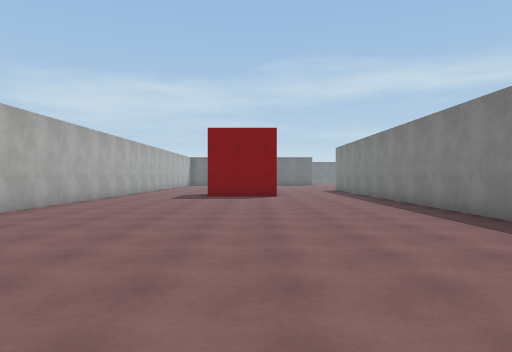
[1] (above)

24 first-person views from a walk through a scene from a Unity 3-D project. The camera is 1.5 m above the floor, looks level and sees 70° across. The floor is counted in squares, 2 m on a side. Each view is taken from the middle of a square. On the plan, view 1 faces up. The plan holds only what a view shows up to about 11 squares ahead; the rest is blank. The place goes on beyond the plan. Surface patterns are stand-ins for the level's own textures.

[2]
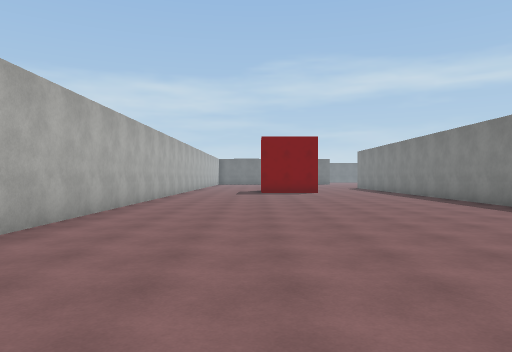

[3]
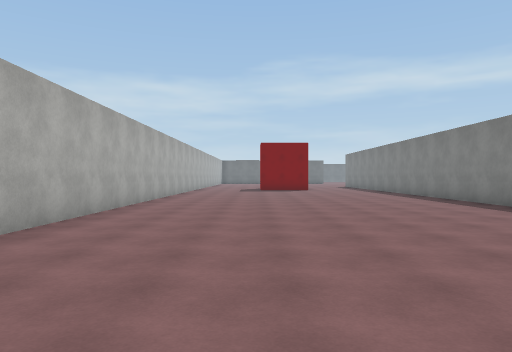

[4]
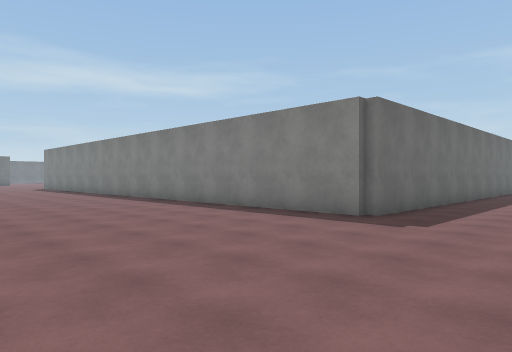

[5]
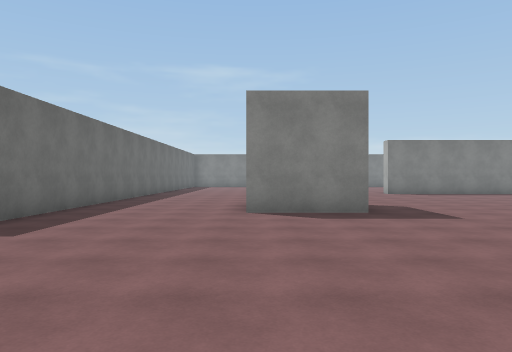

[6]
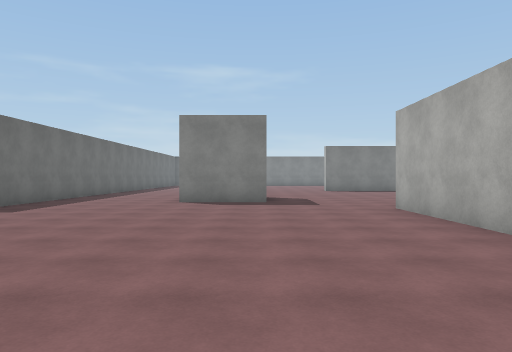

[7]
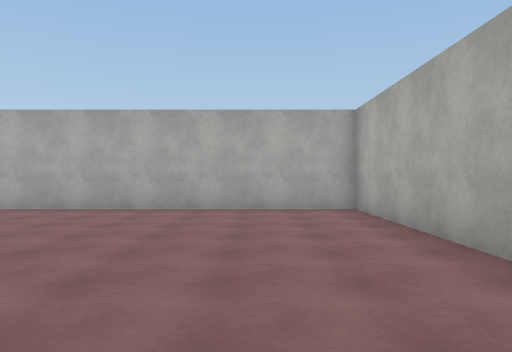

[8]
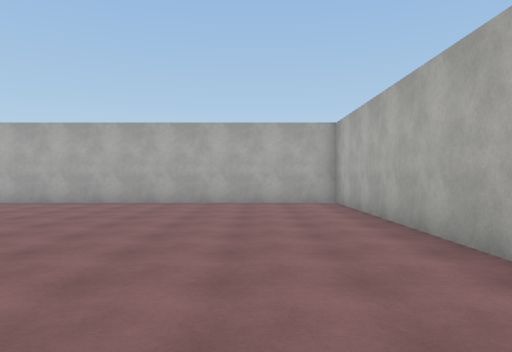

[9]
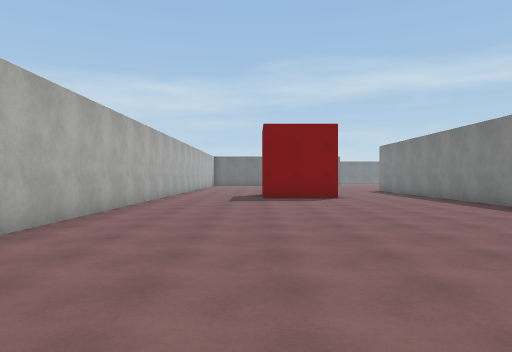

[10]
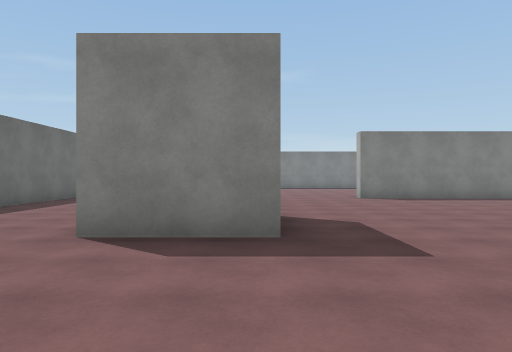

[11]
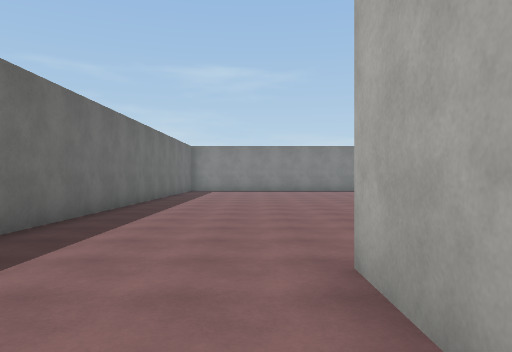

[12]
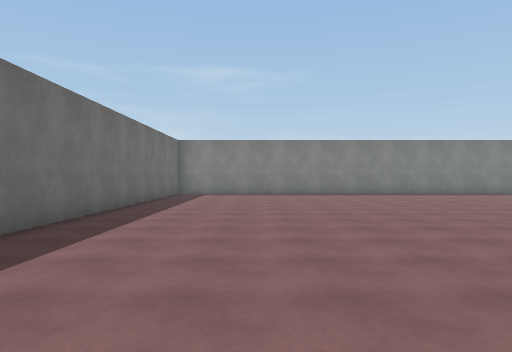

[13]
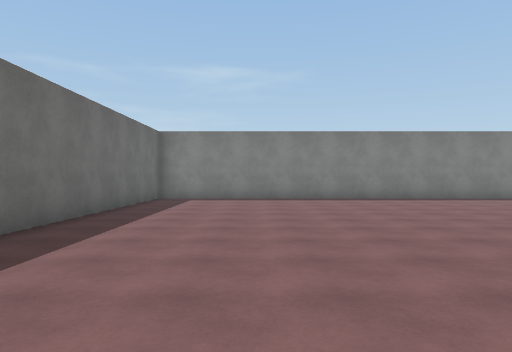

[14]
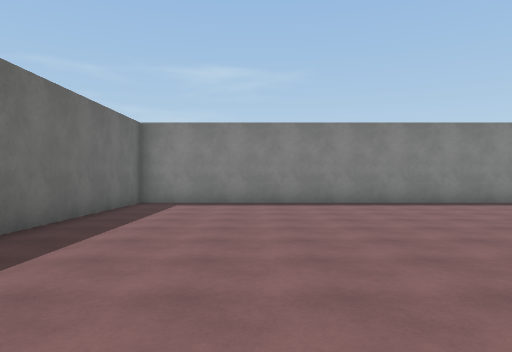

[15]
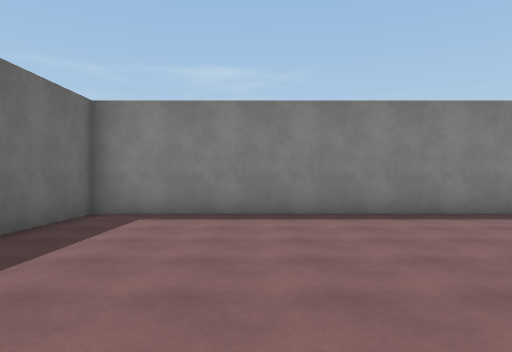

[16]
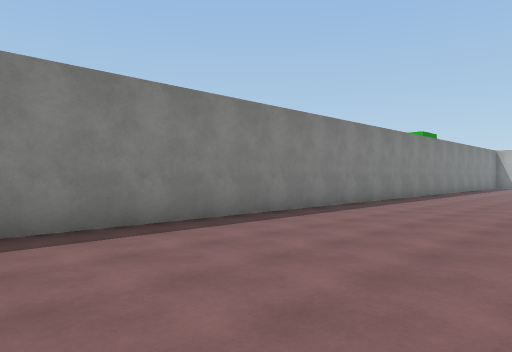

[17]
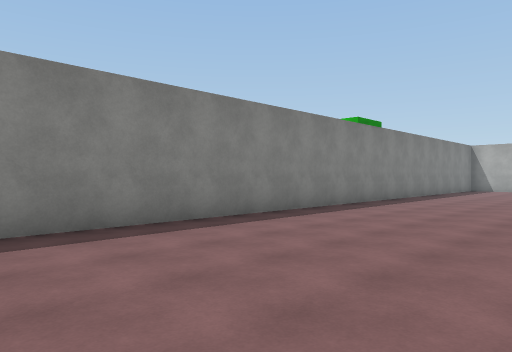

[18]
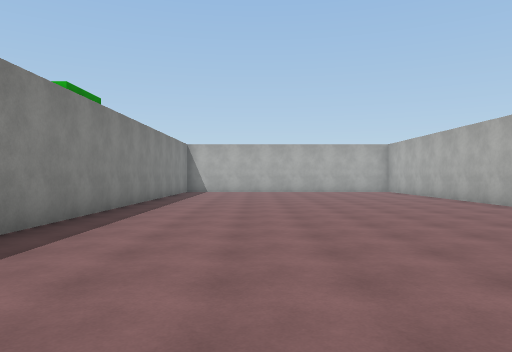

[19]
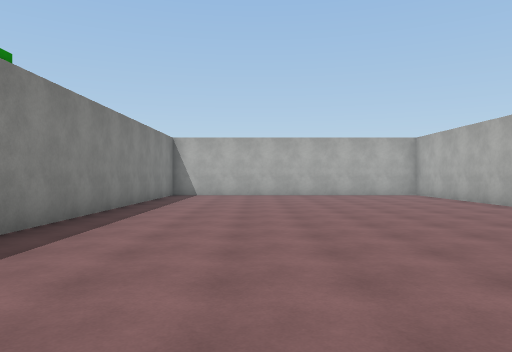

[20]
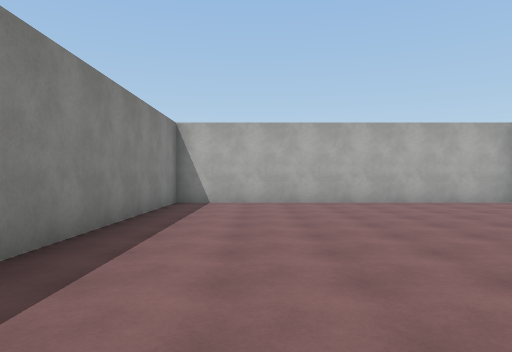

[21]
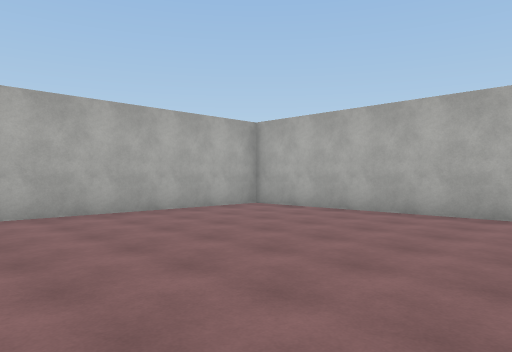

[22]
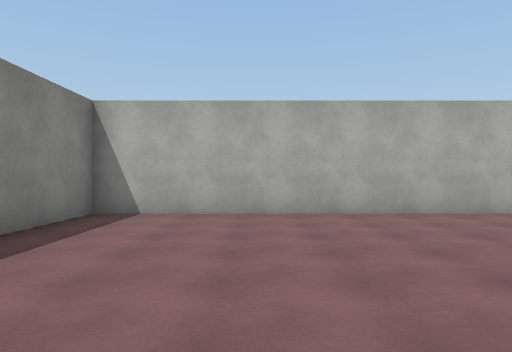

[23]
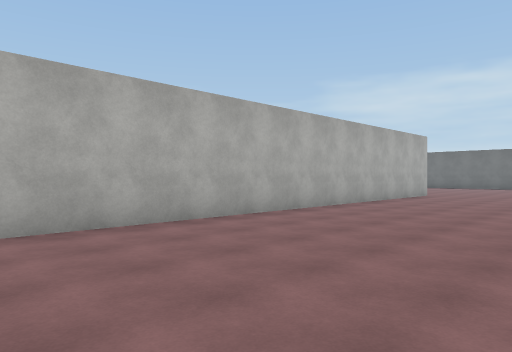

[24]
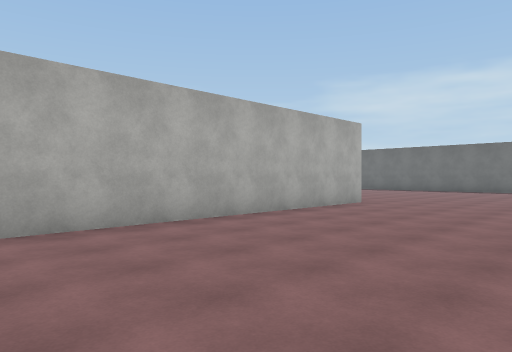

### Floor plan
Points are (right, up) in squares from view 1. A wall is a line through its corners. A room is listed if a view was taken in it or the views show most of it. See-through windows are left out.
Room 1 (views 1, 2, 3, 4, 5, 6, 7, 8, 9, 10, 11, 12)
walls: (4.3, -0.5) (4.3, 12); (-5.2, -3.1) (-5.2, -10.3) (4.5, -10.3); (7.1, -4.8) (9, -4.8); (6.5, -7.4) (6.5, -4.8); (10.5, -0.8) (4.5, -0.8); (-5.2, 12) (-5.2, -1.4)
ways out: opening at (6.2, -9.5) to room 2; opening at (10.3, -3) to room 2
Room 2 (views 13, 14, 15, 16, 17, 18, 19, 20, 21, 22, 23, 24)
walls: (14.8, -10.5) (14.8, -30.2) (24.2, -30.2) (24.2, -0.8) (10.5, -0.8)
ways out: opening at (6.2, -9.5) to room 1; opening at (10.3, -3) to room 1

Where each view was taken, in squares from view 1:
view 1: 0 up, 0 right, facing up
view 2: 3 down, 2 left, facing up
view 3: 6 down, 2 left, facing up
view 4: 4 down, 2 left, facing up-right
view 5: 5 down, 1 left, facing right
view 6: 7 down, 4 left, facing right
view 7: 2 down, 3 left, facing down
view 8: 0 up, 3 left, facing down
view 9: 1 up, 2 left, facing up
view 10: 7 down, 2 right, facing right
view 11: 4 down, 6 right, facing right
view 12: 4 down, 9 right, facing right
view 13: 4 down, 12 right, facing right
view 14: 4 down, 14 right, facing right
view 15: 4 down, 17 right, facing right
view 16: 5 down, 19 right, facing down-right
view 17: 10 down, 19 right, facing down-right
view 18: 13 down, 21 right, facing down
view 19: 16 down, 21 right, facing down
view 20: 20 down, 22 right, facing down
view 21: 23 down, 22 right, facing down-left
view 22: 23 down, 21 right, facing down
view 23: 25 down, 20 right, facing up-left
view 24: 20 down, 20 right, facing up-left
